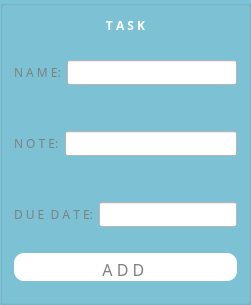
     <widget class="QGroupBox" name="AddT">
      <property name="geometry">
       <rect>
        <x>290</x>
        <y>50</y>
        <width>251</width>
        <height>291</height>
       </rect>
      </property>
      <property name="font">
       <font>
        <family>Calibre</family>
       </font>
      </property>
      <property name="styleSheet">
       <string notr="true">QGroupBox{
	background-color: #7dc3d7;
}</string>
      </property>
      <property name="title">
       <string/>
      </property>
      <layout class="QVBoxLayout" name="verticalLayout_6">
       <item>
        <widget class="QLabel" name="addTaskTitle">
         <property name="sizePolicy">
          <sizepolicy hsizetype="Preferred" vsizetype="Fixed">
           <horstretch>0</horstretch>
           <verstretch>0</verstretch>
          </sizepolicy>
         </property>
         <property name="font">
          <font>
           <family>Calibre</family>
           <bold>true</bold>
          </font>
         </property>
         <property name="styleSheet">
          <string notr="true">QLabel{
	color:white;
}</string>
         </property>
         <property name="text">
          <string>T A S K</string>
         </property>
         <property name="alignment">
          <set>Qt::AlignCenter</set>
         </property>
        </widget>
       </item>
       <item>
        <layout class="QHBoxLayout" name="addTaskName">
         <property name="topMargin">
          <number>20</number>
         </property>
         <property name="bottomMargin">
          <number>20</number>
         </property>
         <item>
          <widget class="QLabel" name="taskTxt">
           <property name="font">
            <font>
             <family>Calibre</family>
            </font>
           </property>
           <property name="styleSheet">
            <string notr="true">QLabel{
	color:gray;
}</string>
           </property>
           <property name="text">
            <string>N A M E:</string>
           </property>
          </widget>
         </item>
         <item>
          <widget class="QLineEdit" name="taskNameInput">
           <property name="font">
            <font>
             <family>Calibre</family>
            </font>
           </property>
           <property name="styleSheet">
            <string notr="true">QLineEdit{
	background-color: white;
}</string>
           </property>
          </widget>
         </item>
        </layout>
       </item>
       <item>
        <layout class="QHBoxLayout" name="addTaskNote">
         <property name="topMargin">
          <number>20</number>
         </property>
         <property name="bottomMargin">
          <number>20</number>
         </property>
         <item>
          <widget class="QLabel" name="noteTxt">
           <property name="font">
            <font>
             <family>Calibre</family>
            </font>
           </property>
           <property name="styleSheet">
            <string notr="true">QLabel{
	color:gray;
}</string>
           </property>
           <property name="text">
            <string>N O T E:</string>
           </property>
          </widget>
         </item>
         <item>
          <widget class="QLineEdit" name="taskNoteInput">
           <property name="font">
            <font>
             <family>Calibre</family>
            </font>
           </property>
           <property name="styleSheet">
            <string notr="true">QLineEdit{
	background-color: white;
}</string>
           </property>
          </widget>
         </item>
        </layout>
       </item>
       <item>
        <layout class="QHBoxLayout" name="addTaskDate">
         <property name="topMargin">
          <number>20</number>
         </property>
         <property name="bottomMargin">
          <number>20</number>
         </property>
         <item>
          <widget class="QLabel" name="dateTxt">
           <property name="sizePolicy">
            <sizepolicy hsizetype="Preferred" vsizetype="Ignored">
             <horstretch>0</horstretch>
             <verstretch>0</verstretch>
            </sizepolicy>
           </property>
           <property name="font">
            <font>
             <family>Calibre</family>
            </font>
           </property>
           <property name="styleSheet">
            <string notr="true">QLabel{
	color:gray;
}</string>
           </property>
           <property name="text">
            <string>D U E  D A T E:</string>
           </property>
          </widget>
         </item>
         <item>
          <widget class="QLineEdit" name="taskDateInput">
           <property name="font">
            <font>
             <family>Calibre</family>
            </font>
           </property>
           <property name="styleSheet">
            <string notr="true">QLineEdit{
	background-color: white;
}</string>
           </property>
          </widget>
         </item>
        </layout>
       </item>
       <item>
        <widget class="QPushButton" name="addTBtn">
         <property name="sizePolicy">
          <sizepolicy hsizetype="Preferred" vsizetype="Preferred">
           <horstretch>0</horstretch>
           <verstretch>0</verstretch>
          </sizepolicy>
         </property>
         <property name="palette">
          <palette>
           <active>
            <colorrole role="WindowText">
             <brush brushstyle="SolidPattern">
              <color alpha="255">
               <red>128</red>
               <green>128</green>
               <blue>128</blue>
              </color>
             </brush>
            </colorrole>
            <colorrole role="Button">
             <brush brushstyle="SolidPattern">
              <color alpha="255">
               <red>255</red>
               <green>255</green>
               <blue>255</blue>
              </color>
             </brush>
            </colorrole>
            <colorrole role="Light">
             <brush brushstyle="SolidPattern">
              <color alpha="255">
               <red>255</red>
               <green>255</green>
               <blue>255</blue>
              </color>
             </brush>
            </colorrole>
            <colorrole role="Text">
             <brush brushstyle="SolidPattern">
              <color alpha="255">
               <red>128</red>
               <green>128</green>
               <blue>128</blue>
              </color>
             </brush>
            </colorrole>
            <colorrole role="ButtonText">
             <brush brushstyle="SolidPattern">
              <color alpha="255">
               <red>128</red>
               <green>128</green>
               <blue>128</blue>
              </color>
             </brush>
            </colorrole>
            <colorrole role="Base">
             <brush brushstyle="SolidPattern">
              <color alpha="255">
               <red>255</red>
               <green>255</green>
               <blue>255</blue>
              </color>
             </brush>
            </colorrole>
            <colorrole role="Window">
             <brush brushstyle="SolidPattern">
              <color alpha="255">
               <red>255</red>
               <green>255</green>
               <blue>255</blue>
              </color>
             </brush>
            </colorrole>
            <colorrole role="PlaceholderText">
             <brush brushstyle="SolidPattern">
              <color alpha="255">
               <red>128</red>
               <green>128</green>
               <blue>128</blue>
              </color>
             </brush>
            </colorrole>
           </active>
           <inactive>
            <colorrole role="WindowText">
             <brush brushstyle="SolidPattern">
              <color alpha="255">
               <red>128</red>
               <green>128</green>
               <blue>128</blue>
              </color>
             </brush>
            </colorrole>
            <colorrole role="Button">
             <brush brushstyle="SolidPattern">
              <color alpha="255">
               <red>255</red>
               <green>255</green>
               <blue>255</blue>
              </color>
             </brush>
            </colorrole>
            <colorrole role="Light">
             <brush brushstyle="SolidPattern">
              <color alpha="255">
               <red>255</red>
               <green>255</green>
               <blue>255</blue>
              </color>
             </brush>
            </colorrole>
            <colorrole role="Text">
             <brush brushstyle="SolidPattern">
              <color alpha="255">
               <red>128</red>
               <green>128</green>
               <blue>128</blue>
              </color>
             </brush>
            </colorrole>
            <colorrole role="ButtonText">
             <brush brushstyle="SolidPattern">
              <color alpha="255">
               <red>128</red>
               <green>128</green>
               <blue>128</blue>
              </color>
             </brush>
            </colorrole>
            <colorrole role="Base">
             <brush brushstyle="SolidPattern">
              <color alpha="255">
               <red>255</red>
               <green>255</green>
               <blue>255</blue>
              </color>
             </brush>
            </colorrole>
            <colorrole role="Window">
             <brush brushstyle="SolidPattern">
              <color alpha="255">
               <red>255</red>
               <green>255</green>
               <blue>255</blue>
              </color>
             </brush>
            </colorrole>
            <colorrole role="PlaceholderText">
             <brush brushstyle="SolidPattern">
              <color alpha="255">
               <red>128</red>
               <green>128</green>
               <blue>128</blue>
              </color>
             </brush>
            </colorrole>
           </inactive>
           <disabled>
            <colorrole role="WindowText">
             <brush brushstyle="SolidPattern">
              <color alpha="255">
               <red>128</red>
               <green>128</green>
               <blue>128</blue>
              </color>
             </brush>
            </colorrole>
            <colorrole role="Button">
             <brush brushstyle="SolidPattern">
              <color alpha="255">
               <red>255</red>
               <green>255</green>
               <blue>255</blue>
              </color>
             </brush>
            </colorrole>
            <colorrole role="Light">
             <brush brushstyle="SolidPattern">
              <color alpha="255">
               <red>255</red>
               <green>255</green>
               <blue>255</blue>
              </color>
             </brush>
            </colorrole>
            <colorrole role="Text">
             <brush brushstyle="SolidPattern">
              <color alpha="255">
               <red>128</red>
               <green>128</green>
               <blue>128</blue>
              </color>
             </brush>
            </colorrole>
            <colorrole role="ButtonText">
             <brush brushstyle="SolidPattern">
              <color alpha="255">
               <red>128</red>
               <green>128</green>
               <blue>128</blue>
              </color>
             </brush>
            </colorrole>
            <colorrole role="Base">
             <brush brushstyle="SolidPattern">
              <color alpha="255">
               <red>255</red>
               <green>255</green>
               <blue>255</blue>
              </color>
             </brush>
            </colorrole>
            <colorrole role="Window">
             <brush brushstyle="SolidPattern">
              <color alpha="255">
               <red>255</red>
               <green>255</green>
               <blue>255</blue>
              </color>
             </brush>
            </colorrole>
            <colorrole role="PlaceholderText">
             <brush brushstyle="SolidPattern">
              <color alpha="255">
               <red>128</red>
               <green>128</green>
               <blue>128</blue>
              </color>
             </brush>
            </colorrole>
           </disabled>
          </palette>
         </property>
         <property name="font">
          <font>
           <family>Calibre</family>
           <pointsize>12</pointsize>
          </font>
         </property>
         <property name="styleSheet">
          <string notr="true">QPushButton{
	background-color: white;
	color: grey;
	padding-top: 5px;
	padding-left: 5px;
	padding-right: 5px;
	border-radius: 10%;
	margin-bottom: 10px;
}

QPushButton:pressed{
	background-color: grey;
	color: white;
}</string>
         </property>
         <property name="text">
          <string>A D D </string>
         </property>
        </widget>
       </item>
      </layout>
     </widget>
